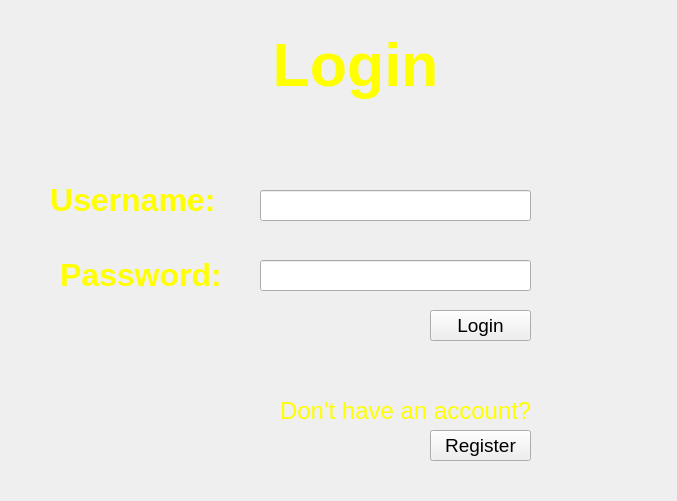
<?xml version="1.0" encoding="UTF-8"?>
<ui version="4.0">
 <class>Form</class>
 <widget class="QWidget" name="Form">
  <property name="geometry">
   <rect>
    <x>0</x>
    <y>0</y>
    <width>677</width>
    <height>501</height>
   </rect>
  </property>
  <property name="windowTitle">
   <string>Form</string>
  </property>
  <property name="styleSheet">
   <string notr="true"/>
  </property>
  <widget class="QLabel" name="label">
   <property name="geometry">
    <rect>
     <x>0</x>
     <y>0</y>
     <width>681</width>
     <height>501</height>
    </rect>
   </property>
   <property name="text">
    <string/>
   </property>
   <property name="pixmap">
    <pixmap>background.jpg</pixmap>
   </property>
   <property name="scaledContents">
    <bool>true</bool>
   </property>
  </widget>
  <widget class="QLineEdit" name="entry_password">
   <property name="geometry">
    <rect>
     <x>260</x>
     <y>190</y>
     <width>271</width>
     <height>31</height>
    </rect>
   </property>
   <property name="styleSheet">
    <string notr="true">color: rgb(0, 0, 0);</string>
   </property>
   <property name="echoMode">
    <enum>QLineEdit::Normal</enum>
   </property>
  </widget>
  <widget class="QLabel" name="label_text">
   <property name="geometry">
    <rect>
     <x>280</x>
     <y>390</y>
     <width>251</width>
     <height>41</height>
    </rect>
   </property>
   <property name="font">
    <font>
     <pointsize>18</pointsize>
    </font>
   </property>
   <property name="styleSheet">
    <string notr="true">color: rgb(255, 255, 0);</string>
   </property>
   <property name="text">
    <string>Don't have an account?</string>
   </property>
  </widget>
  <widget class="QLineEdit" name="entry_username">
   <property name="geometry">
    <rect>
     <x>260</x>
     <y>260</y>
     <width>271</width>
     <height>31</height>
    </rect>
   </property>
   <property name="styleSheet">
    <string notr="true">color: rgb(0, 0, 0);</string>
   </property>
   <property name="echoMode">
    <enum>QLineEdit::Password</enum>
   </property>
  </widget>
  <widget class="QPushButton" name="button_login">
   <property name="geometry">
    <rect>
     <x>430</x>
     <y>310</y>
     <width>101</width>
     <height>31</height>
    </rect>
   </property>
   <property name="font">
    <font>
     <pointsize>14</pointsize>
    </font>
   </property>
   <property name="styleSheet">
    <string notr="true">color: rgb(0, 0, 0);</string>
   </property>
   <property name="text">
    <string>Login</string>
   </property>
  </widget>
  <widget class="QPushButton" name="button_register">
   <property name="geometry">
    <rect>
     <x>430</x>
     <y>430</y>
     <width>101</width>
     <height>31</height>
    </rect>
   </property>
   <property name="font">
    <font>
     <pointsize>14</pointsize>
    </font>
   </property>
   <property name="styleSheet">
    <string notr="true">color: rgb(0, 0, 0);</string>
   </property>
   <property name="text">
    <string>Register</string>
   </property>
  </widget>
  <widget class="QLabel" name="label_username">
   <property name="geometry">
    <rect>
     <x>50</x>
     <y>170</y>
     <width>171</width>
     <height>61</height>
    </rect>
   </property>
   <property name="font">
    <font>
     <pointsize>24</pointsize>
     <weight>75</weight>
     <bold>true</bold>
    </font>
   </property>
   <property name="styleSheet">
    <string notr="true">color: rgb(255, 255, 0);</string>
   </property>
   <property name="text">
    <string>&lt;html&gt;&lt;head/&gt;&lt;body&gt;&lt;p&gt;Username:&lt;/p&gt;&lt;/body&gt;&lt;/html&gt;</string>
   </property>
  </widget>
  <widget class="QLabel" name="label_Login">
   <property name="geometry">
    <rect>
     <x>270</x>
     <y>30</y>
     <width>171</width>
     <height>71</height>
    </rect>
   </property>
   <property name="font">
    <font>
     <pointsize>46</pointsize>
    </font>
   </property>
   <property name="styleSheet">
    <string notr="true">color: rgb(255, 255, 0);</string>
   </property>
   <property name="text">
    <string>&lt;html&gt;&lt;head/&gt;&lt;body&gt;&lt;p align=&quot;center&quot;&gt;&lt;span style=&quot; font-weight:600;&quot;&gt;Login&lt;/span&gt;&lt;/p&gt;&lt;/body&gt;&lt;/html&gt;</string>
   </property>
  </widget>
  <widget class="QLabel" name="label_password">
   <property name="geometry">
    <rect>
     <x>60</x>
     <y>250</y>
     <width>171</width>
     <height>51</height>
    </rect>
   </property>
   <property name="font">
    <font>
     <pointsize>24</pointsize>
     <weight>75</weight>
     <bold>true</bold>
    </font>
   </property>
   <property name="styleSheet">
    <string notr="true">color: rgb(255, 255, 0);</string>
   </property>
   <property name="text">
    <string>&lt;html&gt;&lt;head/&gt;&lt;body&gt;&lt;p&gt;Password:&lt;/p&gt;&lt;/body&gt;&lt;/html&gt;</string>
   </property>
  </widget>
 </widget>
 <resources/>
 <connections/>
</ui>
